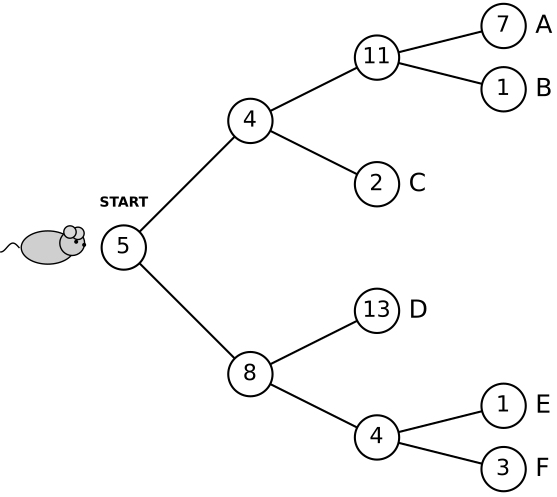

Reproduce this figure in Python.
import numpy as np
import matplotlib.pyplot as plt
from matplotlib.patches import Circle, Ellipse

def draw_mouse(ax, x, y, s=0.35):
    body = Ellipse((x, y), width=1.2*s, height=0.75*s,
                   facecolor="#cfcfcf", edgecolor="black", lw=1, zorder=10)
    head = Circle((x + 0.55*s, y + 0.10*s), radius=0.28*s,
                  facecolor="#cfcfcf", edgecolor="black", lw=1, zorder=10)
    ear1 = Circle((x + 0.68*s, y + 0.32*s), radius=0.14*s,
                  facecolor="#d9d9d9", edgecolor="black", lw=1, zorder=10)
    ear2 = Circle((x + 0.50*s, y + 0.35*s), radius=0.14*s,
                  facecolor="#d9d9d9", edgecolor="black", lw=1, zorder=10)
    eye = Circle((x + 0.64*s, y + 0.13*s), radius=0.03*s,
                 facecolor="black", edgecolor="black", zorder=11)
    nose = Circle((x + 0.82*s, y + 0.06*s), radius=0.03*s,
                  facecolor="black", edgecolor="black", zorder=11)

    for p in (body, head, ear1, ear2, eye, nose):
        ax.add_patch(p)

    t = np.linspace(0, 1, 60)
    tail_x = x - 0.65*s - 0.55*s*t
    tail_y = y + 0.10*s*np.sin(2*np.pi*t)
    ax.plot(tail_x, tail_y, color="black", lw=1, zorder=9)

def make_asymmetric_tree(save_path="dp_maze_tree_incomplete.pdf", show=True):
    fig, ax = plt.subplots(figsize=(10, 6))
    
    # Define Nodes: (x, y, reward)
    # Layer 0
    nodes = {
        "root": (0, 0, 5)
    }
    # Layer 1
    nodes.update({
        "n4": (2, 2, 4),
        "n8": (2, -2, 8)
    })
    # Layer 2
    nodes.update({
        "n11": (4, 3, 11),
        "n2":  (4, 1, 2),
        "n13": (4, -1, 13),
        "n4_2": (4, -3, 4)
    })
    # Layer 3 (Terminals)
    nodes.update({
        "n7": (6, 3.5, 7),
        "n1_1": (6, 2.5, 1),
        "n1_2": (6, -2.5, 1),
        "n3": (6, -3.5, 3)
    })

    # Define Edges (parent_key, child_key)
    edges = [
        ("root", "n4"), ("root", "n8"),
        ("n4", "n11"), ("n4", "n2"),
        ("n8", "n13"), ("n8", "n4_2"),
        ("n11", "n7"), ("n11", "n1_1"),
        ("n4_2", "n1_2"), ("n4_2", "n3")
    ]

    # Draw Edges
    for p_key, c_key in edges:
        x0, y0, _ = nodes[p_key]
        x1, y1, _ = nodes[c_key]
        ax.plot([x0, x1], [y0, y1], color="black", lw=1.5, zorder=1)

    # Draw Nodes
    node_radius = 0.35
    for key, (x, y, val) in nodes.items():
        circle = Circle((x, y), radius=node_radius, facecolor="white", 
                        edgecolor="black", lw=1.5, zorder=2)
        ax.add_patch(circle)
        ax.text(x, y, f"${val}$", ha="center", va="center", 
                fontsize=16, zorder=3)

    # Label Start
    ax.text(0, 0.6, "START", ha="center", va="bottom", fontsize=10, fontweight="bold")

    # Draw Mouse
    draw_mouse(ax, -1.2, 0, s=0.7)

    # Add labels A-F to the right of specific nodes
    label_map = {
        "n7": "A", "n1_1": "B", "n2": "C", 
        "n13": "D", "n1_2": "E", "n3": "F"
    }
    for key, label in label_map.items():
        x, y, _ = nodes[key]
        ax.text(x + 0.5, y, label, ha="left", va="center", 
                fontsize=18)

    # Formatting
    ax.set_aspect("equal")
    ax.axis("off")
    ax.set_xlim(-2, 7.5)
    ax.set_ylim(-4.5, 4.5)

    plt.tight_layout()
    plt.savefig(save_path, bbox_inches="tight")
    if show:
        plt.show()
    plt.close(fig)

if __name__ == "__main__":
    make_asymmetric_tree()
